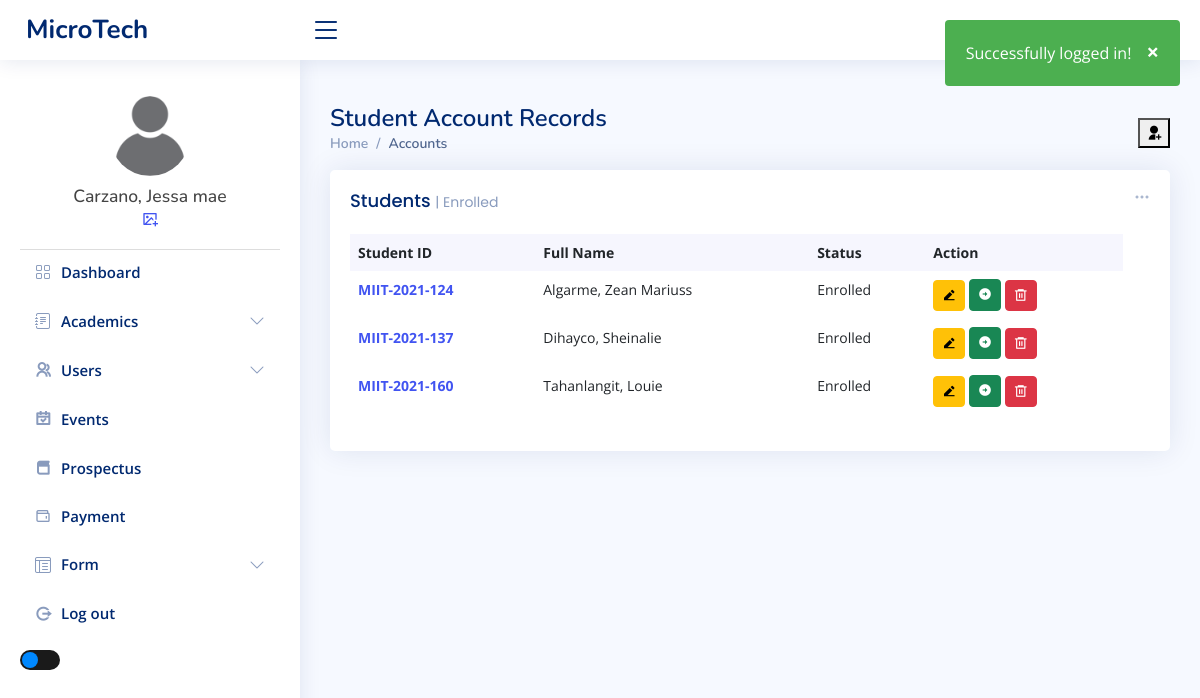
Page /admin/user-student.php (signed in) on the earlier database version.
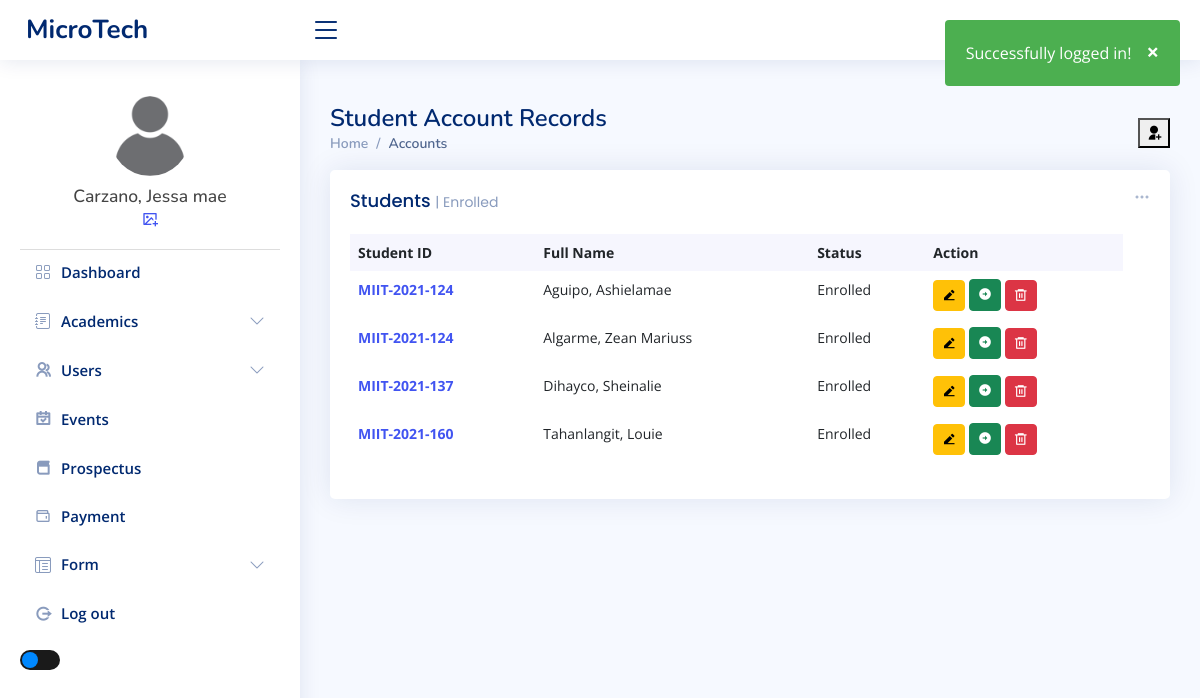
Same page on the later database version.
### tables this page shows
CREATE TABLE `tbl_students` (
  `user_id` int(11) NOT NULL,
  `user_name` varchar(50) NOT NULL,
  `lname` varchar(50) NOT NULL,
  `fname` varchar(50) NOT NULL,
  `middleInitial` varchar(30) NOT NULL,
  `Suffix` varchar(15) NOT NULL,
  `course` varchar(50) NOT NULL,
  `year` int(10) NOT NULL,
  `contact` varchar(20) NOT NULL,
  `gender` varchar(10) NOT NULL,
  `bdate` varchar(50) NOT NULL,
  `pob` text NOT NULL,
  `email` varchar(50) NOT NULL,
  `major` varchar(50) NOT NULL,
  `nationality` varchar(20) NOT NULL,
  `civilStatus` varchar(20) NOT NULL,
  `religion` varchar(20) NOT NULL,
  `modality` varchar(20) NOT NULL,
  `fb` varchar(30) NOT NULL,
  `curAddress` varchar(200) NOT NULL,
  `cityAdd` varchar(200) NOT NULL,
  `zipcode` varchar(30) NOT NULL,
  `fatherName` varchar(50) NOT NULL,
  `fwork` varchar(50) NOT NULL,
  `motherName` varchar(50) NOT NULL,
  `mwork` varchar(50) NOT NULL,
  `primarySchool` varchar(100) NOT NULL,
  `primaryAddress` text NOT NULL,
  `primaryCompleted` varchar(30) NOT NULL,
  `entermediateSchool` varchar(100) NOT NULL,
  `entermediateAddress` text NOT NULL,
  `entermediateCompleted` varchar(30) NOT NULL,
  `hsSchool` varchar(100) NOT NULL,
  `hsAddress` text NOT NULL,
  `hsCompleted` varchar(30) NOT NULL,
  `shSchool` varchar(100) NOT NULL,
  `shAddress` text NOT NULL,
  `shCompleted` varchar(30) NOT NULL,
  `collegeSchool` varchar(100) NOT NULL,
  `collegeAddress` text NOT NULL,
  `collegeCompleted` varchar(30) NOT NULL,
  `user_image` varchar(50) NOT NULL,
  `user_role` varchar(50) NOT NULL,
  `user_pass` varchar(50) NOT NULL,
  `semester` int(11) NOT NULL,
  `status` varchar(20) NOT NULL,
  `date` date DEFAULT NULL
);

### admin/user-student.php (the view, shortened to what this page needs)
<?php include_once "../templates/header.php" ?>;
<main id="main" class="main">
    <div class="pagetitle">
        <h1>Student Account Records</h1>
        <button type="button" class="ri-user-add-fill tablebutton" data-bs-toggle="modal" data-bs-target="#insertStudent">
        </button>
        <nav>
            <ol class="breadcrumb">
                <li class="breadcrumb-item"><a href="index.php">Home</a></li>
                <li class="breadcrumb-item active">Accounts</li>
            </ol>
        </nav>
    </div>
    <section class="section dashboard">
        <div class="col-12">
            <div class="card recent-sales overflow-auto">
                <div class="filter">
                    <a class="icon" href="#" data-bs-toggle="dropdown"><i class="bi bi-three-dots"></i></a>
                </div>
                <div class="card-body">
                    <h5 class="card-title">Students <span>| Enrolled</span></h5>
                    <table class="table table-borderless datatable">
                        <thead>
                            <tr>
                                <th scope="col">Student ID</th>
                                <th scope="col">Full Name</th>
                                <th scope="col">Status</th>
                                <th scope="col">Action</th>
                            </tr>
                        </thead>
                        <tbody>
                            <?php
                            $database = new Connection();
                            $db = $database->open();
                            try {
                                $sql = 'SELECT * FROM tbl_students ORDER BY lname ASC';
                                foreach ($db->query($sql) as $row) {
                            ?>
                                    <tr>
                                        <th scope="row" style="font-size:bold;"><a href=""><?php echo $row["user_name"] ?></a></th>
                                        <td><?php echo $row["lname"] ?>, <?php echo $row["fname"] ?></td>
                                        <td><?php echo $row["status"] ?></td>
                                        <td>
                                            <?php if (empty($row['user_id'])) { ?>
                                                <button type="button" class="btn btn-sm btn-primary ri-add-box-fill" data-bs-toggle="modal" data-bs-target="#insertInitial<?php echo htmlspecialchars($row['user_id']); ?>"></button>
                                            <?php } else { ?>
                                                <button type="button" class="btn btn-sm btn-warning ri-edit-2-fill" data-bs-toggle="modal" data-bs-target="#editStudent<?php echo htmlspecialchars($row['user_id']); ?>"></button>
                                            <?php } ?>
                                            <form action="student_profile.php" method="post" style="display:inline;">
                                                <button type="submit" class="btn btn-sm btn-success" name="submit">
                                                    <i class="ri-arrow-right-circle-fill"></i>
                                                </button>
                                            </form>
                                            <form method="POST" action="../admin/upload/delete-student.php" style="display:inline;">
                                                <button type="submit" class="btn btn-sm btn-danger ri-delete-bin-6-line"></button>
                                            </form>
                                        <td>
                                    </tr>
                            <?php
                                }
                            } catch (PDOException $e) {
                                echo "There is some problem in connection: " . $e->getMessage();
                            }
                            ?>
                        </tbody>
                    </table>
                </div>
            </div>
        </div>
    </section>
</main>
<?php include_once "../templates/footer.php" ?>;

Differences in the rows shown:
added tbl_students: user_name "MIIT-2021-124", lname "Aguipo", fname "Ashielamae", status "Enrolled"
